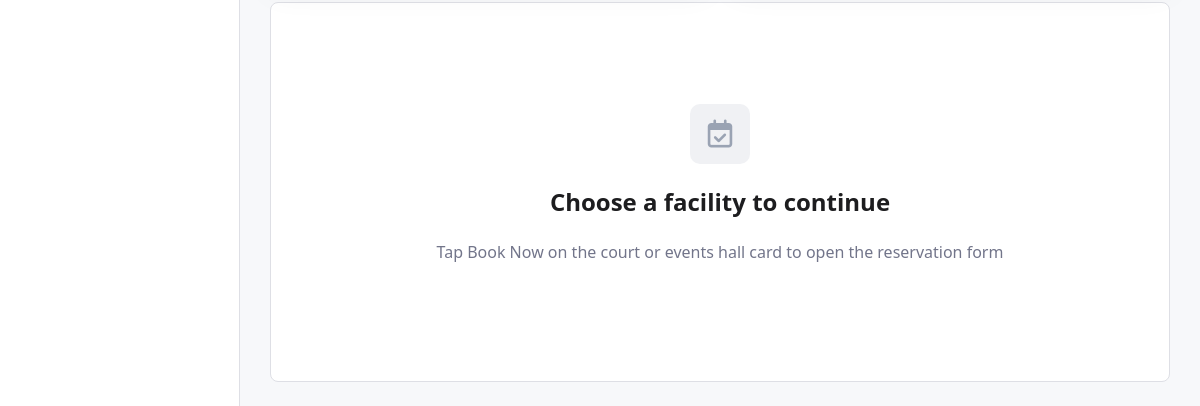
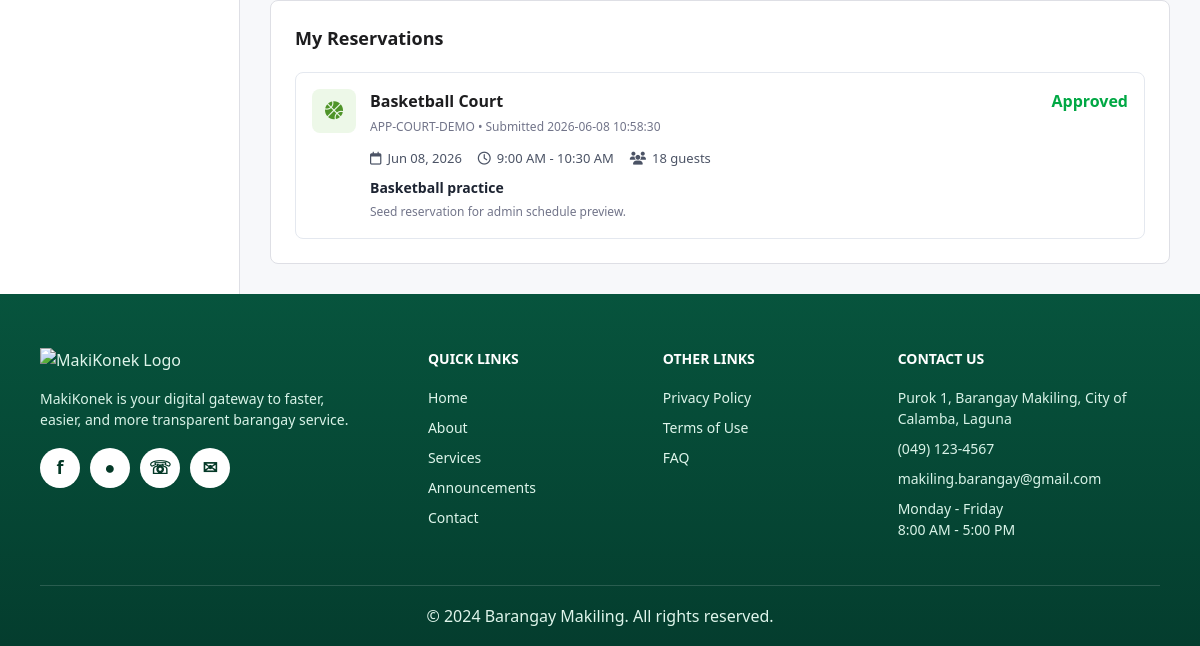
Page /Web_App/resident/reservations.php (signed in, lower part) on the earlier database version (2 pictures, top to bottom).
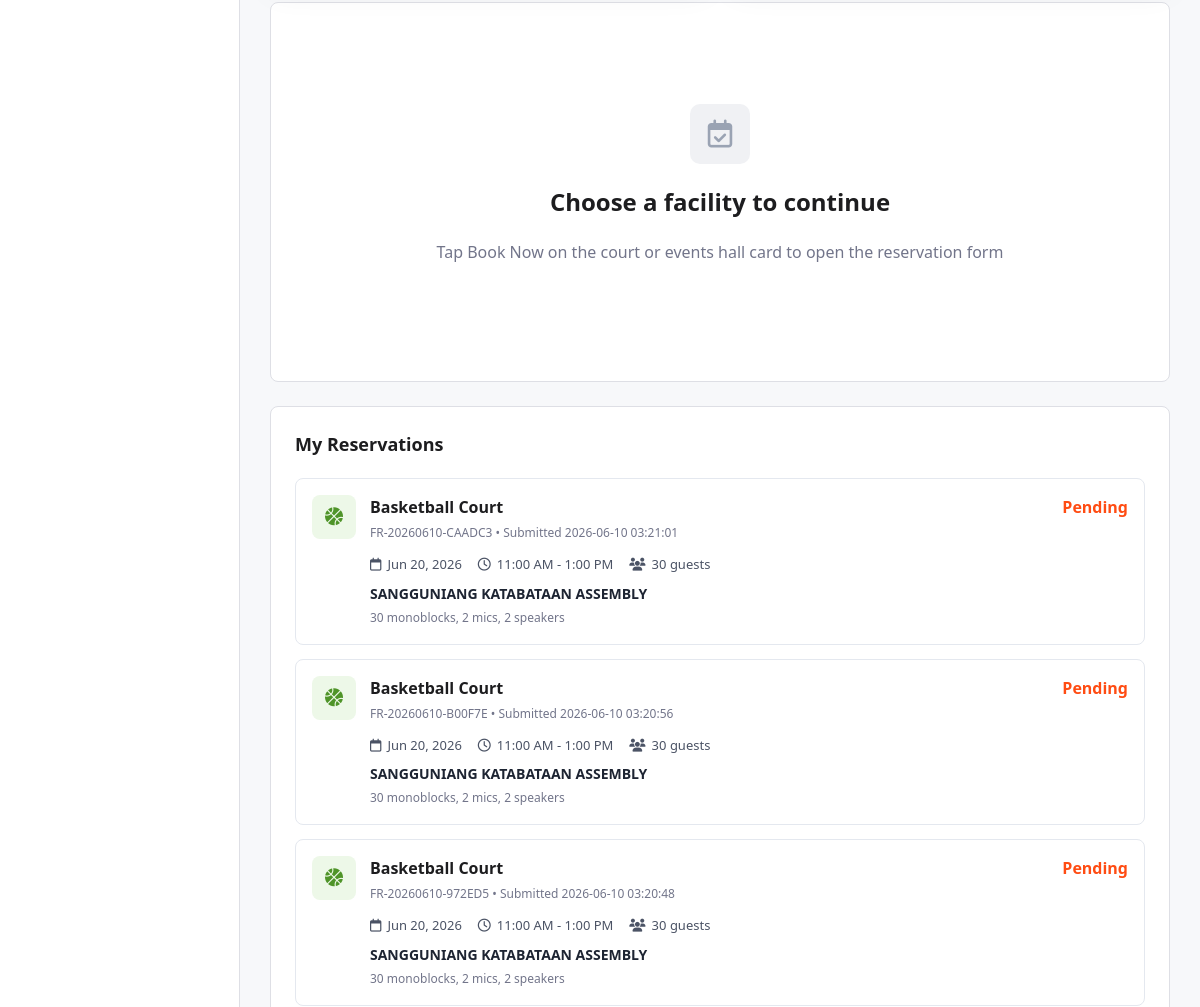
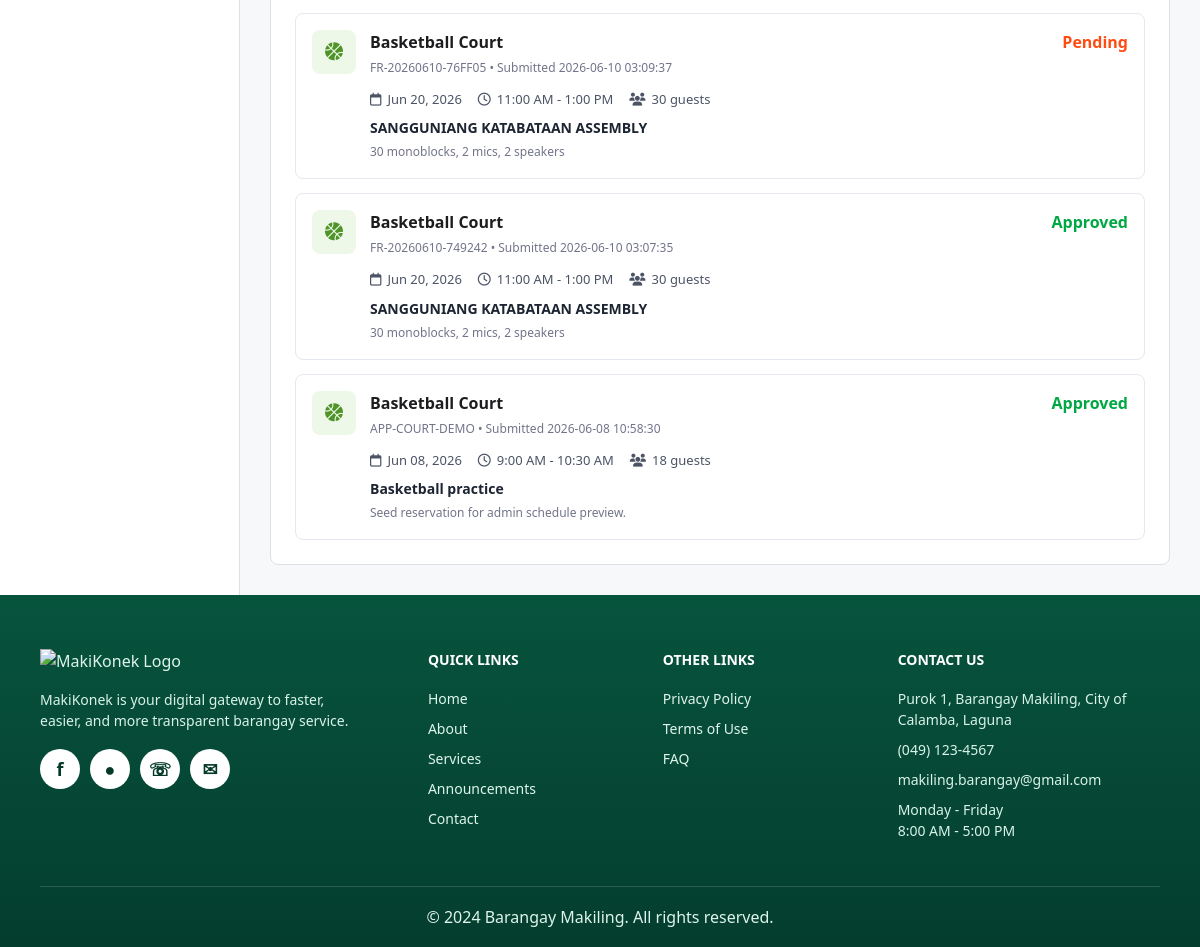
Same page on the later database version (2 pictures, top to bottom).
### tables this page shows
CREATE TABLE `facility_reservations` (
  `reservation_id` int(11) NOT NULL,
  `user_id` int(11) NOT NULL,
  `facility_id` int(11) NOT NULL,
  `reference_no` varchar(50) NOT NULL,
  `reservation_date` date NOT NULL,
  `start_time` time NOT NULL,
  `end_time` time NOT NULL,
  `expected_guests` int(11) NOT NULL,
  `purpose` text NOT NULL,
  `additional_notes` text DEFAULT NULL,
  `reservation_fee` decimal(10,2) DEFAULT NULL,
  `status` varchar(20) DEFAULT 'pending',
  `created_at` timestamp NOT NULL DEFAULT current_timestamp()
);

CREATE TABLE `facilities` (
  `facility_id` int(11) NOT NULL,
  `name` varchar(100) NOT NULL,
  `description` text DEFAULT NULL,
  `base_fee` decimal(10,2) NOT NULL,
  `open_time` time NOT NULL,
  `close_time` time NOT NULL,
  `max_guests` int(11) NOT NULL
);

### Web_App/resident/reservations.php (the view, shortened to what this page needs)
<?php
require_once __DIR__ . '/../includes/db_connect.php';
$resident_id = (int) $_SESSION['resident_id'];
$reservations_stmt = mysqli_prepare($conn, "
    SELECT fr.reference_no, fr.reservation_date, fr.start_time, fr.end_time,
           fr.expected_guests, fr.purpose, fr.additional_notes, fr.status, fr.created_at,
           f.name AS facility
    FROM facility_reservations fr
    JOIN facilities f ON fr.facility_id = f.facility_id
    WHERE fr.user_id = ?
    ORDER BY fr.created_at DESC, fr.reservation_id DESC
");
mysqli_stmt_bind_param($reservations_stmt, "i", $resident_id);
mysqli_stmt_execute($reservations_stmt);
$reservations_result = mysqli_stmt_get_result($reservations_stmt);
$myReservations = [];
while ($row = mysqli_fetch_assoc($reservations_result)) {
    $myReservations[] = $row;
}
?>
<!DOCTYPE html>
<html lang="en">
<head>
    <link rel="stylesheet" href="https://cdnjs.cloudflare.com/ajax/libs/font-awesome/6.5.0/css/all.min.css">
    <link rel="stylesheet" href="../assets/css/header.css?v=20260608a">
    <link rel="stylesheet" href="../assets/css/footer.css?v=20260529e">
    <link rel="stylesheet" href="../assets/css/resident.css?v=20260610a">
</head>
<body class="resident-page">
    <div class="resident-shell">
        <?php include __DIR__ . '/partials/resident_sidebar.php'; ?>
        <main class="resident-main">
            <section class="reservation-booking-card" data-booking-panel>
                <div class="empty-request reservation-empty" data-reservation-empty>
                    <div>
                        <i class="fa-regular fa-calendar-check"></i>
                        <h2>Choose a facility to continue</h2>
                        <p>Tap Book Now on the court or events hall card to open the reservation form</p>
                    </div>
                </div>
            </section>
            <section class="reservations-container">
                <h2>My Reservations</h2>
                <?php if (empty($myReservations)): ?>
                <div class="empty-reservations">
                    <i class="fa-regular fa-calendar"></i>
                    <h3>No reservations yet</h3>
                    <p>Book a facility to see your reservations here</p>
                </div>
                <?php else: ?>
                <div class="reservation-list">
                    <?php foreach ($myReservations as $reservation): ?>
                    <article class="reservation-item">
                        <div class="reservation-item-icon <?php echo $reservation['facility'] === 'Basketball Court' ? 'court' : 'hall'; ?>">
                            <i class="<?php echo $reservation['facility'] === 'Basketball Court' ? 'fa-solid fa-basketball' : 'fa-regular fa-building'; ?>"></i>
                        </div>
                        <div class="reservation-item-body">
                            <div class="reservation-item-top">
                                <div>
                                    <h3><?php echo htmlspecialchars($reservation['facility']); ?></h3>
                                    <span><?php echo htmlspecialchars($reservation['reference_no']); ?> • Submitted <?php echo htmlspecialchars($reservation['created_at']); ?></span>
                                </div>
                                <strong class="status <?php echo htmlspecialchars(strtolower($reservation['status'])); ?>"><?php echo htmlspecialchars($reservation['status']); ?></strong>
                            </div>
                            <div class="reservation-details">
                                <span><i class="fa-regular fa-calendar"></i><?php echo date('M d, Y', strtotime($reservation['reservation_date'])); ?></span>
                                <span><i class="fa-regular fa-clock"></i><?php echo date('g:i A', strtotime($reservation['start_time'])); ?> - <?php echo date('g:i A', strtotime($reservation['end_time'])); ?></span>
                                <span><i class="fa-solid fa-users"></i><?php echo htmlspecialchars((string) $reservation['expected_guests']); ?> guests</span>
                            </div>
                            <p><?php echo htmlspecialchars($reservation['purpose']); ?></p>
                            <?php if (!empty($reservation['additional_notes'])): ?>
                            <small><?php echo htmlspecialchars($reservation['additional_notes']); ?></small>
                            <?php endif; ?>
                        </div>
                    </article>
                    <?php endforeach; ?>
                </div>
                <?php endif; ?>
            </section>
        </main>
    </div>
    <?php
    include __DIR__ . '/../includes/footer.php';
    ?>
</body>
</html>

Differences in the rows shown:
added facility_reservations: facility.name "Basketball Court", reference_no "FR-20260610-CAADC3", created_at "2026-06-10 03:21:01", status "Pending", reservation_date "Jun 20, 2026", start_time "11:00 AM", end_time "1:00 PM", expected_guests "30", purpose "SANGGUNIANG KATABATAAN ASSEMBLY", additional_notes "30 monoblocks, 2 mics, 2 speakers"
added facility_reservations: facility.name "Basketball Court", reference_no "FR-20260610-B00F7E", created_at "2026-06-10 03:20:56", status "Pending", reservation_date "Jun 20, 2026", start_time "11:00 AM", end_time "1:00 PM", expected_guests "30", purpose "SANGGUNIANG KATABATAAN ASSEMBLY", additional_notes "30 monoblocks, 2 mics, 2 speakers"
added facility_reservations: facility.name "Basketball Court", reference_no "FR-20260610-972ED5", created_at "2026-06-10 03:20:48", status "Pending", reservation_date "Jun 20, 2026", start_time "11:00 AM", end_time "1:00 PM", expected_guests "30", purpose "SANGGUNIANG KATABATAAN ASSEMBLY", additional_notes "30 monoblocks, 2 mics, 2 speakers"
added facility_reservations: facility.name "Basketball Court", reference_no "FR-20260610-76FF05", created_at "2026-06-10 03:09:37", status "Pending", reservation_date "Jun 20, 2026", start_time "11:00 AM", end_time "1:00 PM", expected_guests "30", purpose "SANGGUNIANG KATABATAAN ASSEMBLY", additional_notes "30 monoblocks, 2 mics, 2 speakers"
added facility_reservations: facility.name "Basketball Court", reference_no "FR-20260610-749242", created_at "2026-06-10 03:07:35", status "Approved", reservation_date "Jun 20, 2026", start_time "11:00 AM", end_time "1:00 PM", expected_guests "30", purpose "SANGGUNIANG KATABATAAN ASSEMBLY", additional_notes "30 monoblocks, 2 mics, 2 speakers"
